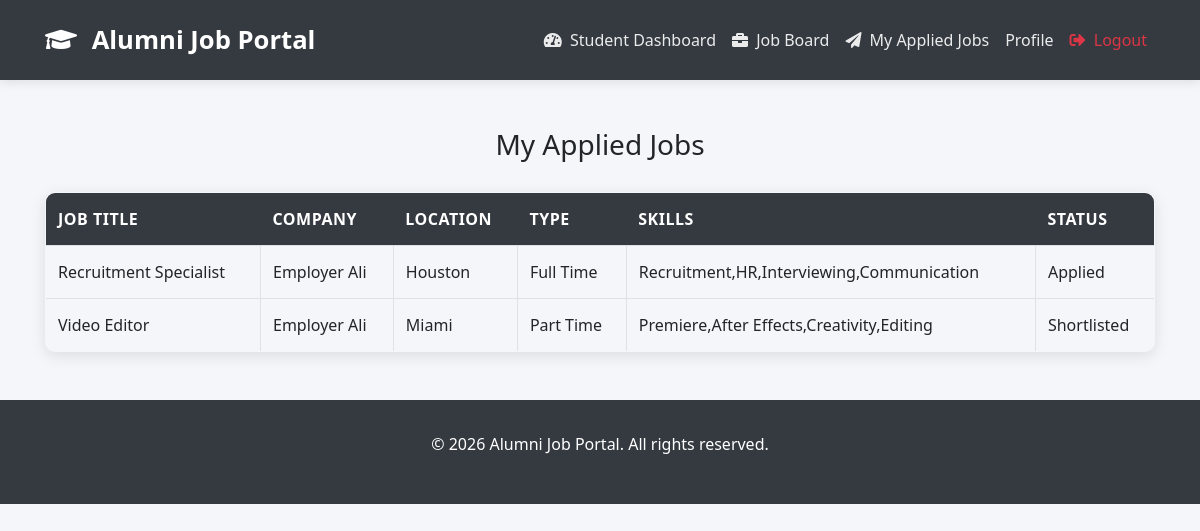
Screenshot of /my-applied-jobs/ (signed in) with the database file from the repository.
### myapp/models.py (models this page shows, shortened)
class JobApplication(models.Model):
    STATUS_CHOICES = (
        ('applied', 'Applied'),
        ('shortlisted', 'Shortlisted'),
        ('interviewed', 'Interviewed'),
        ('rejected', 'Rejected'),
        ('hired', 'Hired'),
    )
    job = models.ForeignKey(Job, on_delete=models.CASCADE, related_name='applications')
    applicant = models.ForeignKey(CustomUser, on_delete=models.CASCADE, related_name='applications')
    resume = models.FileField(upload_to='job_applications/%Y/%m/%d/', null=True, blank=True)
    cover_letter = models.TextField(blank=True)
    status = models.CharField(max_length=20, choices=STATUS_CHOICES, default='applied')
    applied_at = models.DateTimeField(auto_now_add=True)
    updated_at = models.DateTimeField(auto_now=True)
    class Meta:
        unique_together = ('job', 'applicant')

class Job(models.Model):
    JOB_TYPE_CHOICES = (
        ('full_time', 'Full Time'),
        ('part_time', 'Part Time'),
        ('internship', 'Internship'),
        ('contract', 'Contract'),
        ('remote', 'Remote'),
    )
    STATUS_CHOICES = (
        ('draft', 'Draft'),
        ('open', 'Open'),
        ('closed', 'Closed'),
        ('pending', 'Pending'),
        ('approved', 'Approved'),
        ('rejected', 'Rejected'),
    )
    posted_by = models.ForeignKey(CustomUser, on_delete=models.CASCADE, related_name='posted_jobs')
    title = models.CharField(max_length=255)
    description = models.TextField()
    location = models.CharField(max_length=255, blank=True)
    salary_range_min = models.PositiveIntegerField(null=True, blank=True)
    salary_range_max = models.PositiveIntegerField(null=True, blank=True)
    job_type = models.CharField(max_length=20, choices=JOB_TYPE_CHOICES)
    required_skills = models.CharField(max_length=500, blank=True, help_text="Comma-separated skills")
    posted_at = models.DateTimeField(auto_now_add=True)
    deadline = models.DateField(null=True, blank=True)
    status = models.CharField(max_length=10, choices=STATUS_CHOICES, default='open')

class CustomUser(models.Model):
    ROLE_CHOICES = (
        ('alumni', 'Alumni'),
        ('student', 'Student'),
        ('employer', 'Employer'),
    )
    STATUS_CHOICES = (
        ('pending', 'Pending'),
        ('approved', 'Approved'),
        ('rejected', 'Rejected'),
    )
    username = models.CharField(max_length=150, unique=True)
    full_name = models.CharField(max_length=255)
    email = models.EmailField(unique=True)
    password = models.CharField(max_length=255)
    role = models.CharField(max_length=20, choices=ROLE_CHOICES, default='student')
    status = models.CharField(max_length=20, choices=STATUS_CHOICES, default='pending')
    created_at = models.DateTimeField(auto_now_add=True)

### myapp/views.py (the view)
# urls.py: path('my-applied-jobs/', views.my_applied_jobs, name='my_applied_jobs'),
def my_applied_jobs(request):
    user = require_login_user(request)
    if not user:
        return redirect('login')
    applications = JobApplication.objects.filter(applicant=user).order_by('-applied_at')
    return render(request, 'jobs/my_applied_jobs.html', {
        'applications': applications,
        'user': user
    })

### myapp/views.py (called while the page is built)
def require_login(request):
    if 'user_id' not in request.session:
        messages.error(request, "Please login first.")
        return None
    try:
        return CustomUser.objects.get(id=request.session['user_id'])
    except CustomUser.DoesNotExist:
        messages.error(request, "User session invalid. Please login again.")
        return None

def require_login_user(request):
    return require_login(request)

### templates/jobs/my_applied_jobs.html
{% extends 'base.html' %}
{% block content %}
<h3>My Applied Jobs</h3>
<table class="table table-bordered">
    <thead>
        <tr>
            <th>Job Title</th>
            <th>Company</th>
            <th>Location</th>
            <th>Type</th>
            <th>Skills</th>
            <th>Status</th>
        </tr>
    </thead>
    <tbody>
        {% for app in applications %}
        <tr>
            <td>{{ app.job.title }}</td>
            <td>{{ app.job.posted_by.full_name }}</td>
            <td>{{ app.job.location }}</td>
            <td>{{ app.job.get_job_type_display }}</td>
            <td>{{ app.job.required_skills }}</td>
            <td>{{ app.get_status_display }}</td>
        </tr>
        {% empty %}
        <tr>
            <td colspan="6" class="text-center">You have not applied to any jobs yet.</td>
        </tr>
        {% endfor %}
    </tbody>
</table>
{% endblock %}

### templates/base.html (style rules this page uses)
:root { --primary: #0d6efd; --dark: #343a40; }
body { background-color: #f4f6f9; font-family: 'Segoe UI', Tahoma, Geneva, Verdana, sans-serif; }
h1, h2, h3, h4 { margin: 30px; text-align: center; }
.table { border-radius: 10px; overflow: hidden; box-shadow: 0 4px 15px rgba(0,0,0,0.1); }
.table thead th { background-color: #343a40 !important; color: white !important; border: none; font-weight: 600; text-transform: uppercase; letter-spacing: 0.5px; padding: 14px 12px !important; }
.table tbody tr { transition: background-color 0.2s; }
.table td { vertical-align: middle; padding: 14px 12px !important; }

### rows the page displays
JobApplication: job "Recruitment Specialist", job.posted_by.full_name "Employer Ali", job.location "Houston", job.job_type "Full Time", job.required_skills "Recruitment,HR,Interviewing,Communication", status "Applied"
JobApplication: job "Video Editor", job.posted_by.full_name "Employer Ali", job.location "Miami", job.job_type "Part Time", job.required_skills "Premiere,After Effects,Creativity,Editing", status "Shortlisted"
